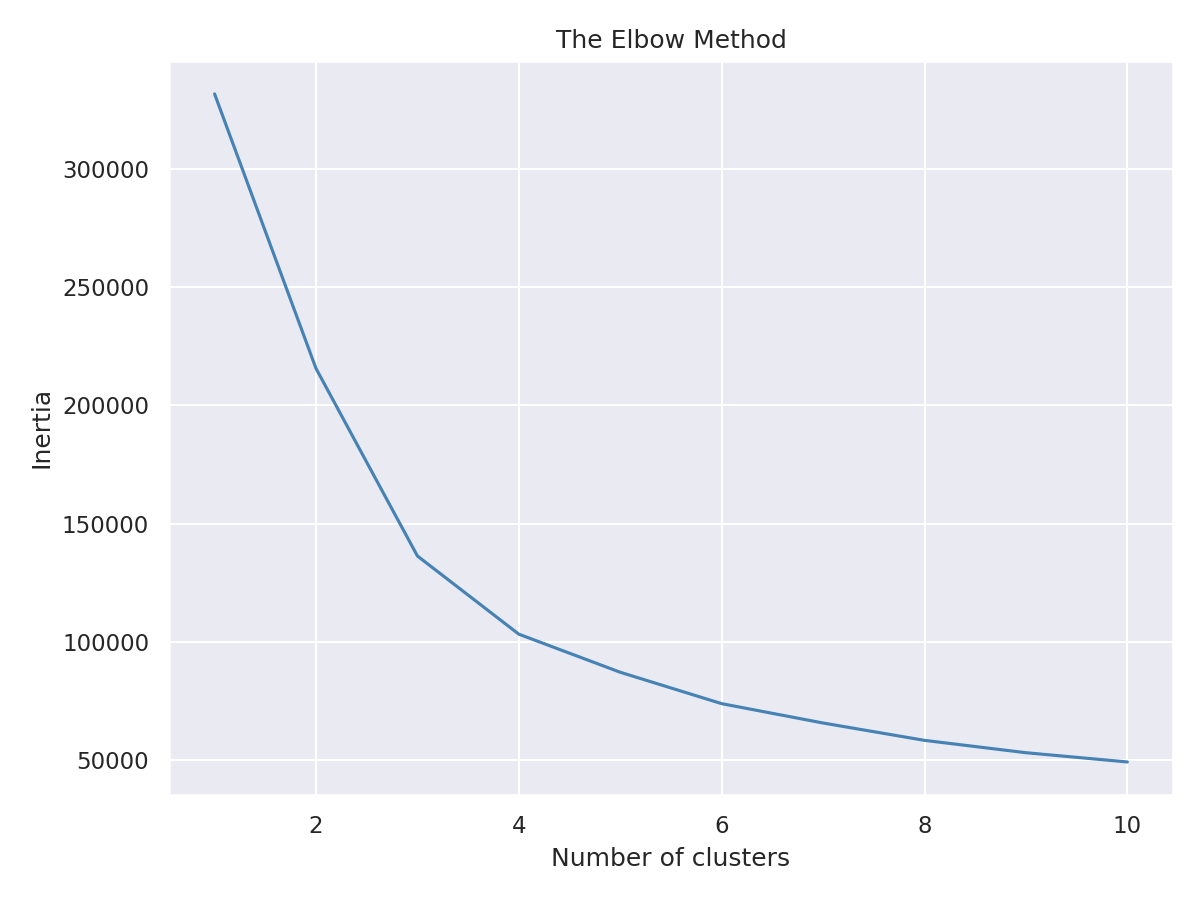

Python code for this plot:
import pandas as pd
import matplotlib.pyplot as plt
import seaborn as sns
from sqlalchemy import create_engine
from sklearn.preprocessing import StandardScaler
from sklearn.cluster import KMeans

# ── Database connection ───────────────────────────────────────────────────────
engine = create_engine(
    "postgresql+psycopg2://amdemuyn:mysecretpassword@localhost:5432/piscineds"
)

# ── Build RFM features per customer ──────────────────────────────────────────
# RFM summarises each customer with 3 numbers:
#   Recency   — days since their last purchase (0 = bought very recently)
#   Frequency — total number of purchases
#   Monetary  — total amount spent in A$

# Get the most recent purchase date in the whole dataset
max_date = pd.read_sql(
    "SELECT MAX(event_time) AS max_date FROM customers WHERE event_type = 'purchase';",
    engine
)["max_date"].iloc[0]

# Aggregate per customer
rfm = pd.read_sql("""
    SELECT
        user_id,
        COUNT(*)        AS frequency,
        SUM(price)      AS monetary,
        MAX(event_time) AS last_purchase
    FROM customers
    WHERE event_type = 'purchase'
    GROUP BY user_id;
""", engine)

# Recency = days between customer's last purchase and the dataset's last date
rfm["recency"] = (max_date - rfm["last_purchase"]).dt.days
features = rfm[["recency", "frequency", "monetary"]].fillna(0)

# ── Scale features ────────────────────────────────────────────────────────────
# K-means is distance-based, so all features must be on the same scale.
# StandardScaler transforms each feature to have mean=0 and std=1.
scaler = StandardScaler()
X = scaler.fit_transform(features)

# ── Elbow method: compute inertia for k = 1 to 10 ────────────────────────────
# Inertia = sum of squared distances from each customer to their group centre.
# The "elbow" is where the curve stops dropping sharply — that's the best k.
# KMeans() is scikit-learn estimator that groups data into a specified number of 
# clusters by assigning each sample to its nearest cluster center. 
inertias = []
k_range = range(1, 11)

print("Computing inertia for k = 1 to 10...")
for k in k_range:
    km = KMeans(n_clusters=k, random_state=42, n_init=10)
    km.fit(X) # Call to know the cluster center
    inertias.append(km.inertia_)
    print(f"  k={k}: inertia={km.inertia_:,.0f}")

# ── Plot ──────────────────────────────────────────────────────────────────────
sns.set_theme(style="darkgrid")
fig, ax = plt.subplots(figsize=(8, 6))

ax.plot(k_range, inertias, color="steelblue", linewidth=1.5)
ax.set_title("The Elbow Method")
ax.set_xlabel("Number of clusters")
ax.set_ylabel("Inertia")

plt.tight_layout()
plt.savefig("elbow.png", dpi=150)
plt.show()
print("Chart saved to elbow.png")
